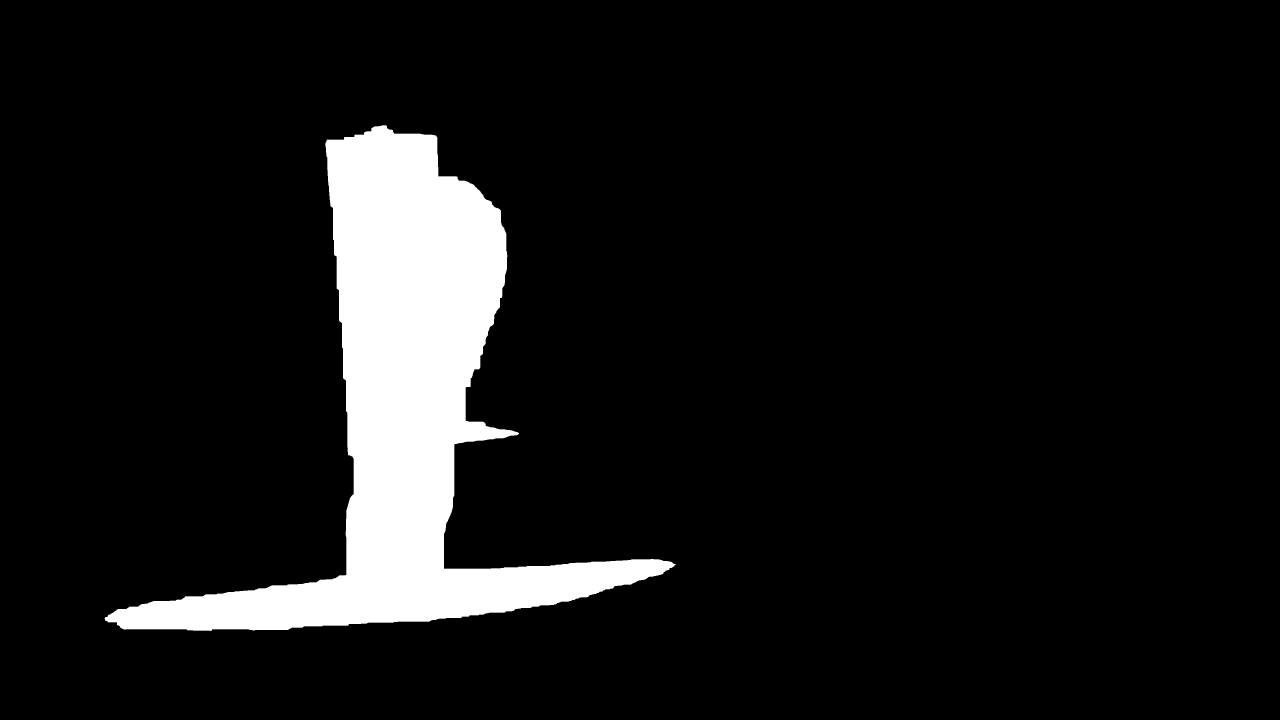
#> input picture Object_Detection/Photos/INIT/mask.jpg, 3840 x 2160 px, found by its file name (shown at 1/3 size)
$ python imageEvaluation.py
#> lines starting #> are read from the running program, lines starting #| are printed output that depends on the picture; after the words box and inside, x2 and y2 are one past the last pixel; in counts of white or black regions, pixels touching at a corner belong together
import cv2 as cv
import numpy as np
import os
from os import listdir
import sys
import time
import datetime
from pathlib import Path
import depthai as dai
import os.path
from skimage.metrics import structural_similarity
# -----------------------------------------Importing folders and images-----------------------------------------#
# Mask
# No tolerance around piece, 1-4 is increasing in tolerance
# maskImg = cv.imread('Image_Processing\photos\Test\subtractOG.jpg')
maskImg =cv.imread('INIT\\mask.jpg')
#> maskImg is the input picture: shape (2160, 3840, 3); min 0, max 255, mean 21.9
maskImg = cv.cvtColor(maskImg, cv.COLOR_BGR2GRAY)
#> maskImg: shape (2160, 3840)
maskImg = cv.resize(maskImg, (0,0), fx = 1.875, fy = 1.875)
#> maskImg: shape (4050, 7200)

# Standard
# refImg = cv.imread('Image_Processing\photos\Test\Reference\STANDARD.jpg')
refImg = cv.imread('STD\\STD1.jpg')
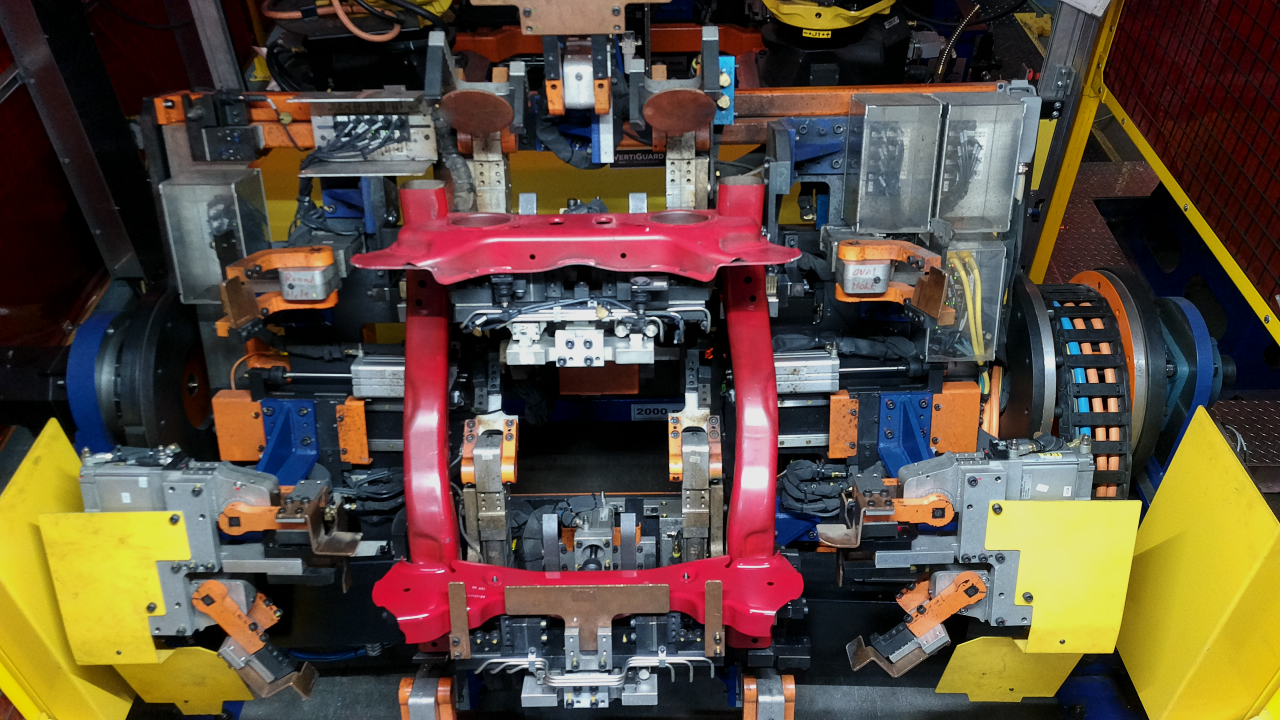
#> input picture Object_Detection/Photos/STD/STD1.jpg, 3840 x 2160 px, found by its file name (shown at 1/3 size)
#> refImg is the input picture: shape (2160, 3840, 3); mean B, G, R 60.7, 76.7, 92.1
refImg = cv.cvtColor(refImg, cv.COLOR_BGR2GRAY)
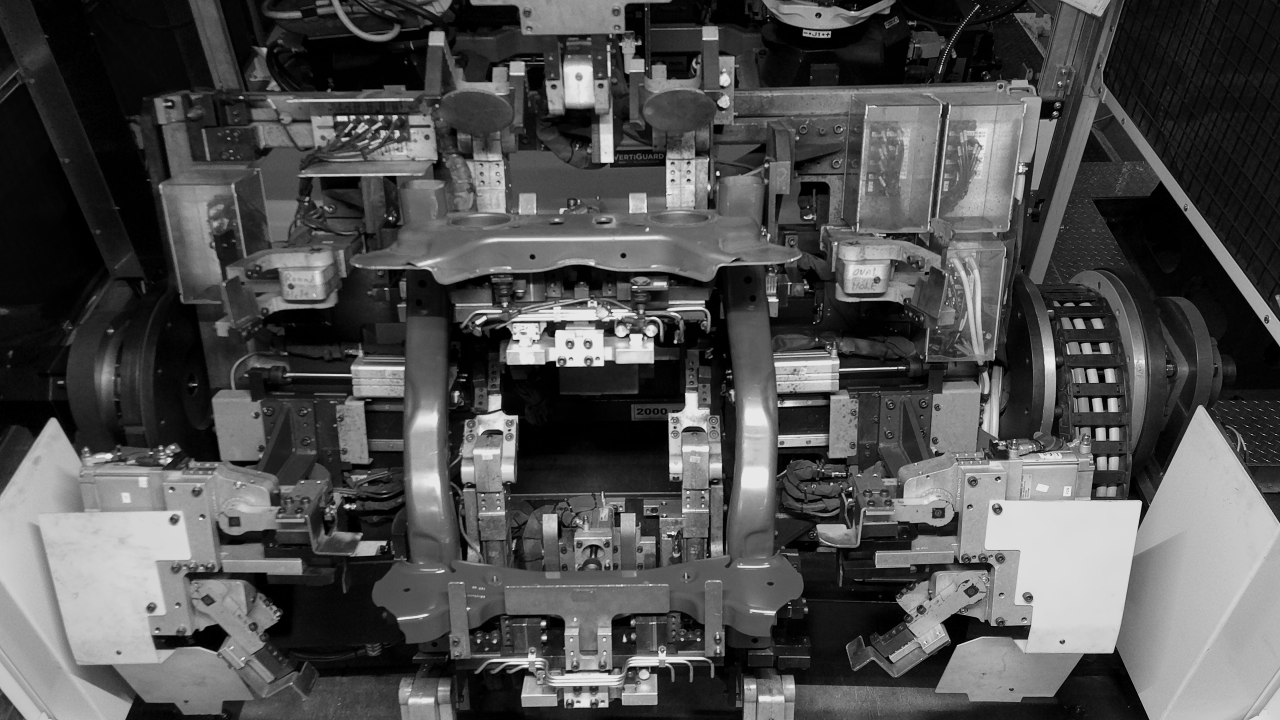
#> refImg: shape (2160, 3840) (shown at 1/3 size); min 0, max 239, mean 79.5

# References
refDirectory = "Image_Processing\photos\Test\Reference"

# Faults
faultDirectory = "Image_Processing\photos\Test\Fault"

init = "INIT"

# Folders
# folderDirectories = [refDirectory, faultDirectory]
folderDirectories = [init]

# -----------------------------------------Configuring Mask, MSE, Filter, Comparison, Report-----------------------------------------#
# Mask
# maskImgG = cv.cvtColor(maskImg, cv.COLOR_BGR2GRAY)
(maskThresh, maskImgBW) = cv.threshold(maskImg, 127, 255, cv.THRESH_BINARY | cv.THRESH_OTSU)
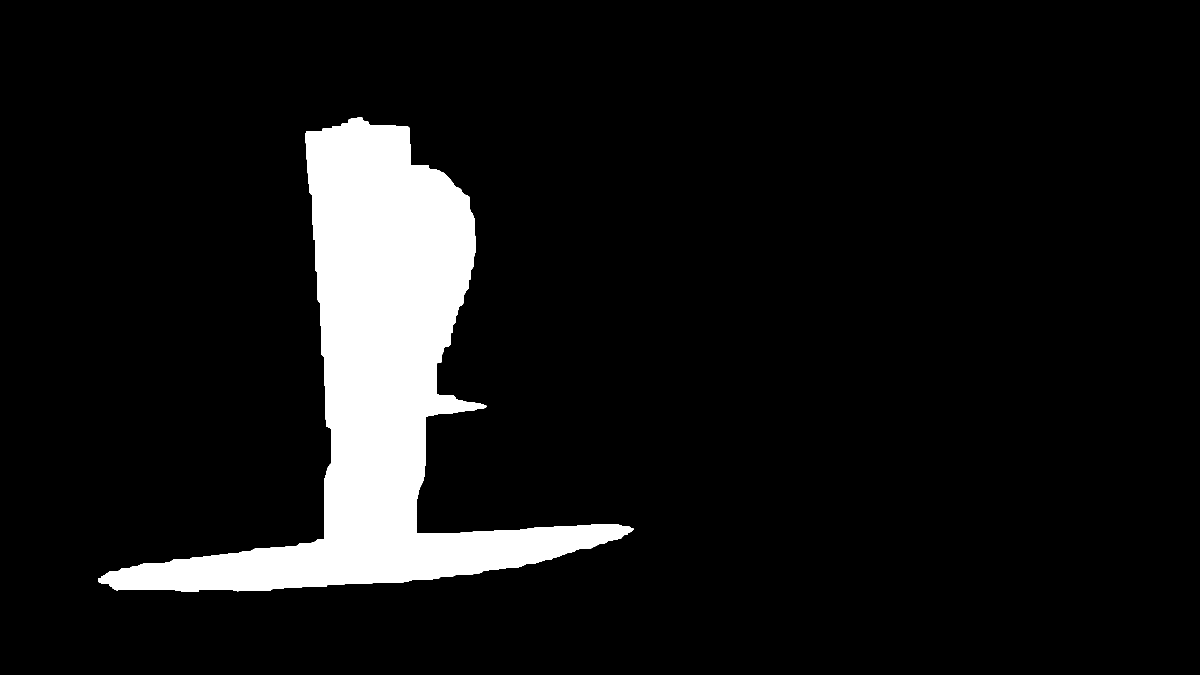
#> maskImgBW: shape (4050, 7200) (shown at 1/6 size); 8.6% white; 1 white region, box (x1, y1, x2, y2) and area: (589, 705, 3801, 3549) 2509060
#> maskThresh = 127
maskImgBinary = cv.threshold(maskImg, maskThresh, 255, cv.THRESH_BINARY)[1]

# Filter
alpha = 3  # Contrast control (rec 1-3)
beta = 0  # Brightness control (rec -300 <-> 300)

refImg = cv.convertScaleAbs(refImg, alpha=alpha, beta=beta)
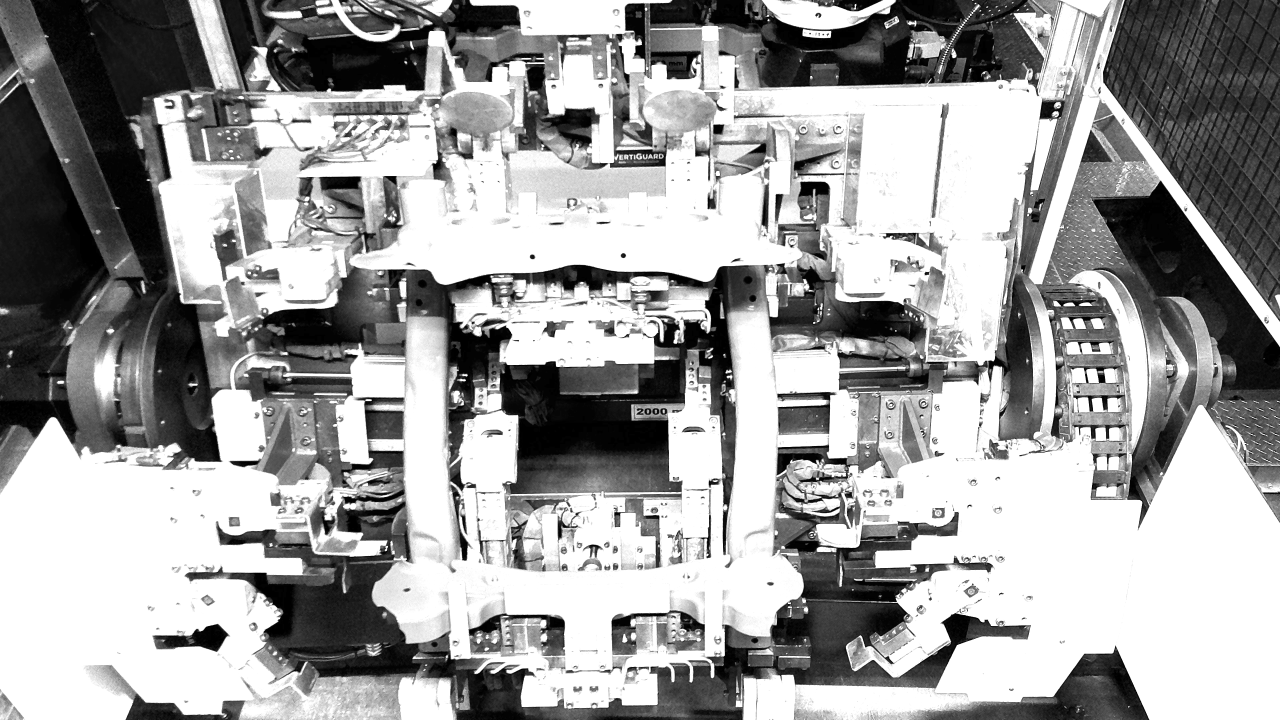
#> refImg: shape (2160, 3840) (shown at 1/3 size); min 0, max 255, mean 159.8
# refImg = cv.cvtColor(refImg, cv.COLOR_BGR2GRAY)

# Standard Mask
print(refImg.shape)
#| (2160, 3840)
print(maskImgBinary.shape)
#| (4050, 7200)
#> (the run stopped early here; a loop or call above may not have finished)
